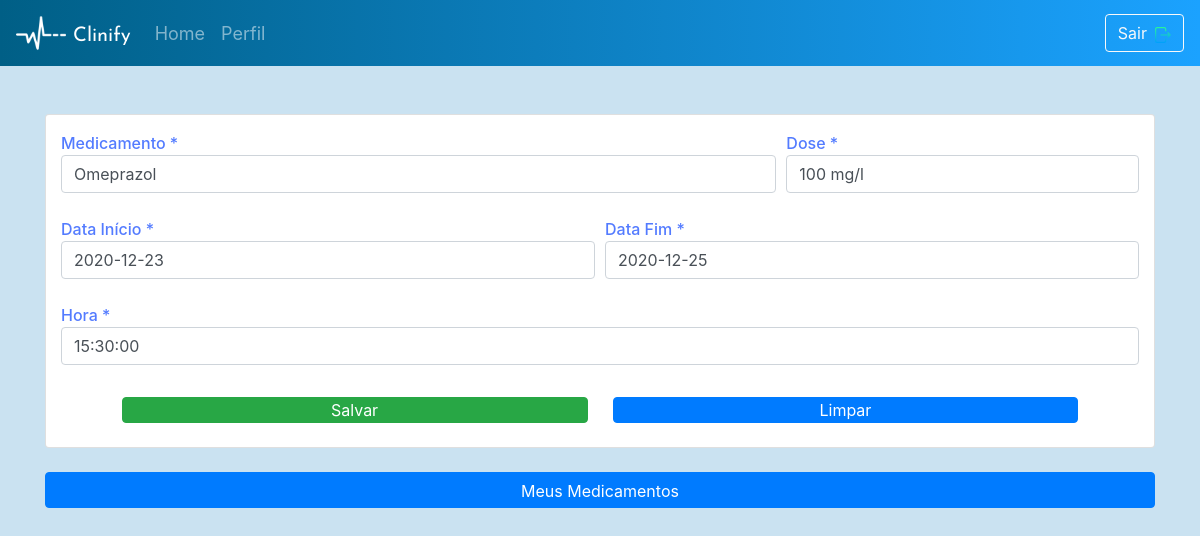
/Templates/medication/update/61/omeprazol/ (signed in), run on the app's committed database.
### server_app/models.py (models this page shows, shortened)
class UserMedication(models.Model):
    user                 = models.ForeignKey(User, on_delete=models.CASCADE)
    medication_name_med  = models.CharField(max_length=200)
    dosis_name_med       = models.CharField(max_length=30)
    init_date_med        = models.DateField()
    end_date_med         = models.DateField()
    time_med             = models.TimeField()
    slug                 = models.SlugField(default='slug')
    objects = models.Manager()

### server_app/views.py (the view, shortened to what this page needs)
# urls.py: url(r'^medication/update/(?P<pk>[0-9]+)/(?P<slug>[-\w\d]+)/$', MedicationUpdateView.as_view(), name='medication'),
@method_decorator(login_required(login_url="/logout/"), name='dispatch')
class MedicationUpdateView(UpdateView):  ### UPDATE
    template_name = "medication.html"
    model = UserMedication
    form_class = MedicationForm

### server_app/forms.py
class MedicationForm(ModelForm):
    class Meta:
        model = UserMedication
        fields = ['medication_name_med', 'dosis_name_med', 'init_date_med', 'end_date_med', 'time_med']
    def __init__(self, *args, **kwargs):
        super(MedicationForm, self).__init__(*args, **kwargs)
        self.fields['medication_name_med'].widget.attrs.update({'placeholder': 'Paracetamol', 'class': 'form-control', 'required': ''})
        self.fields['dosis_name_med'].widget.attrs.update({'placeholder': '30 mg/l', 'class': 'form-control', 'required': ''})
        self.fields['init_date_med'].widget.attrs.update({'placeholder': 'YYYY-MM-DD', 'class': 'form-control', 'id': 'datepicker', 'required': ''})
        self.fields['end_date_med'].widget.attrs.update({'placeholder': 'YYYY-MM-DD', 'class': 'form-control', 'id': 'datepicker1', 'required': ''})
        self.fields['time_med'].widget.attrs.update({'placeholder': 'HH:MM:SS', 'class': 'form-control', 'required': ''})

### Templates/medication.html (shortened to what this page needs)
<!DOCTYPE html>
{% extends 'base.html' %}
    {% block content %}
        {% load static %}
        <link rel="stylesheet" href="https://cdnjs.cloudflare.com/ajax/libs/datepicker/0.6.5/datepicker.min.css" />
    </head>
    <body class="medication-screen">
        <nav class="navbar navbar-expand-md navbar-dark">
            <img class="nav-icon" src="{% static 'images\heartbeat-logo-144.png' %}">
            <a class="navbar-brand" href="https://fonts.googleapis.com/css?family=Josefin+Sans:600&display=swap" rel="stylesheet">Clinify</a>
            <div class="collapse navbar-collapse" id="navbarSupportedContent">
                <ul class="navbar-nav mr-auto">
                    <a class="nav-link" href="{% url 'home' %}">Home</a>
                    <a class="nav-link" href="{% url 'temp:profile' %}">Perfil</a>
                </ul>
                <form class="form-inline" method="POST">
                    <a href="#" data-toggle="modal" data-target="#myModal"><button class="btn btn-outline-light btn-auto">Sair<img class="pl-2" src="{% static 'images/logout.png' %}"></button></a>
                </form>
            </div>
        </nav>
        <section class="container mt-5">
            <div class="card" id="card-opacity">
                <div class="container">
                    <form enctype="multipart/form-data" method="POST">
                        <div class="form-row mt-3 mb-3">
                            <div class="col-8">
                                <label class="lbl2">Medicamento *</label>
                                {{form.medication_name_med}}
                            </div>
                            <div class="col-4">
                                <label class="lbl2">Dose *</label>
                                {{ form.dosis_name_med }}
                            </div>
                        </div>
                        <div class="form-row mt-4 mb-3">
                            <div class="col-6">
                                <label class="lbl2">Data Início *</label>
                                {{ form.init_date_med }}
                            </div>
                            <div class="col-6">
                                <label class="lbl2">Data Fim *</label>
                                {{ form.end_date_med }}
                            </div>
                        </div>
                        <div class="form-row mt-4 mb-3">
                            <div class="col-12">
                                <label class="lbl2">Hora *</label>
                                {{ form.time_med }}
                            </div>
                        </div>
                    </div>
                    <div class="form-row justify-content-center mt-3 mb-4">
                        <button class="btn btn-success col-5 pt-0 pb-0" style="color: white;">Salvar</button>
                        <span style="width: 25px"></span>
                        <input type="reset" value="Limpar" class="btn btn-primary col-5 pt-0 pb-0">
                    </div>
            </div>
            <a href="{% url 'temp:medication_list' %}" type="submit" class="btn btn-primary col-12 mt-4 pb-1">Meus Medicamentos</a>
        </section>
    {% endblock %}

### static/css/screens.css (style rules this page uses)
.intro-screen, .signup-screen, .forgpassword-screen, .navbar { background: linear-gradient(90deg, rgba(0,95,134,100) 0%, rgba(27,162,255,100)100%); }
.navbar-brand { padding-left: 7px; margin-top: 6px; font-size: x-large; color: white; font-family: 'Josefin Sans', sans-serif; }
.nav-icon { height: 50px; width: 50px; }
.msg-text, .profile-screen, .edit-profile, .medication-screen, .diet-screen, .appointment-screen, .exercise-screen, .home-screen, .stresslevel-screen { background-color: rgb(202, 226, 241); }
.nav-link { color: white; font-size: 18px; }
.lbl1, .lbl2, .exerc { margin-bottom: -8px; font-weight: 500; }
.th, .lbl2 { font-size: medium; }
.aster, .lbl2, .lbl3, .badge-exerc { color: rgb(83, 123, 255) }

### data on the page
UserMedication: medication_name_med "Omeprazol", dosis_name_med "100 mg/l", init_date_med "2020-12-23", end_date_med "2020-12-25", time_med "15:30:00"
